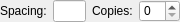
<?xml version="1.0" encoding="UTF-8"?>
<ui version="4.0">
 <class>PolylineEquidistantOptions</class>
 <widget class="QWidget" name="PolylineEquidistantOptions">
  <property name="geometry">
   <rect>
    <x>0</x>
    <y>0</y>
    <width>180</width>
    <height>22</height>
   </rect>
  </property>
  <property name="sizePolicy">
   <sizepolicy hsizetype="Maximum" vsizetype="Preferred">
    <horstretch>0</horstretch>
    <verstretch>0</verstretch>
   </sizepolicy>
  </property>
  <property name="minimumSize">
   <size>
    <width>120</width>
    <height>22</height>
   </size>
  </property>
  <property name="maximumSize">
   <size>
    <width>180</width>
    <height>32767</height>
   </size>
  </property>
  <property name="windowTitle">
   <string>Line Relative Angle Options</string>
  </property>
  <layout class="QHBoxLayout" name="horizontalLayout">
   <property name="spacing">
    <number>6</number>
   </property>
   <property name="leftMargin">
    <number>0</number>
   </property>
   <property name="topMargin">
    <number>0</number>
   </property>
   <property name="rightMargin">
    <number>0</number>
   </property>
   <property name="bottomMargin">
    <number>0</number>
   </property>
   <item>
    <widget class="QLabel" name="lLength">
     <property name="sizePolicy">
      <sizepolicy hsizetype="Preferred" vsizetype="Fixed">
       <horstretch>0</horstretch>
       <verstretch>0</verstretch>
      </sizepolicy>
     </property>
     <property name="text">
      <string>Spacing:</string>
     </property>
     <property name="alignment">
      <set>Qt::AlignLeading|Qt::AlignLeft|Qt::AlignVCenter</set>
     </property>
     <property name="wordWrap">
      <bool>false</bool>
     </property>
    </widget>
   </item>
   <item>
    <widget class="QLineEdit" name="leDist">
     <property name="sizePolicy">
      <sizepolicy hsizetype="Preferred" vsizetype="Preferred">
       <horstretch>0</horstretch>
       <verstretch>0</verstretch>
      </sizepolicy>
     </property>
     <property name="maximumSize">
      <size>
       <width>40</width>
       <height>16777215</height>
      </size>
     </property>
     <property name="toolTip">
      <string>Distance from original polyline</string>
     </property>
    </widget>
   </item>
   <item>
    <widget class="QLabel" name="lNumber">
     <property name="sizePolicy">
      <sizepolicy hsizetype="Preferred" vsizetype="Fixed">
       <horstretch>0</horstretch>
       <verstretch>0</verstretch>
      </sizepolicy>
     </property>
     <property name="text">
      <string>Copies:</string>
     </property>
     <property name="alignment">
      <set>Qt::AlignLeading|Qt::AlignLeft|Qt::AlignVCenter</set>
     </property>
     <property name="wordWrap">
      <bool>false</bool>
     </property>
    </widget>
   </item>
   <item>
    <widget class="QSpinBox" name="sbNumber">
     <property name="toolTip">
      <string>Number of copies</string>
     </property>
    </widget>
   </item>
   <item>
    <spacer name="horizontalSpacer">
     <property name="orientation">
      <enum>Qt::Horizontal</enum>
     </property>
     <property name="sizeHint" stdset="0">
      <size>
       <width>0</width>
       <height>20</height>
      </size>
     </property>
    </spacer>
   </item>
  </layout>
 </widget>
 <layoutdefault spacing="6" margin="11"/>
 <resources/>
 <connections/>
 <slots>
  <slot>updateDist()</slot>
  <slot>updateNumber()</slot>
 </slots>
</ui>
